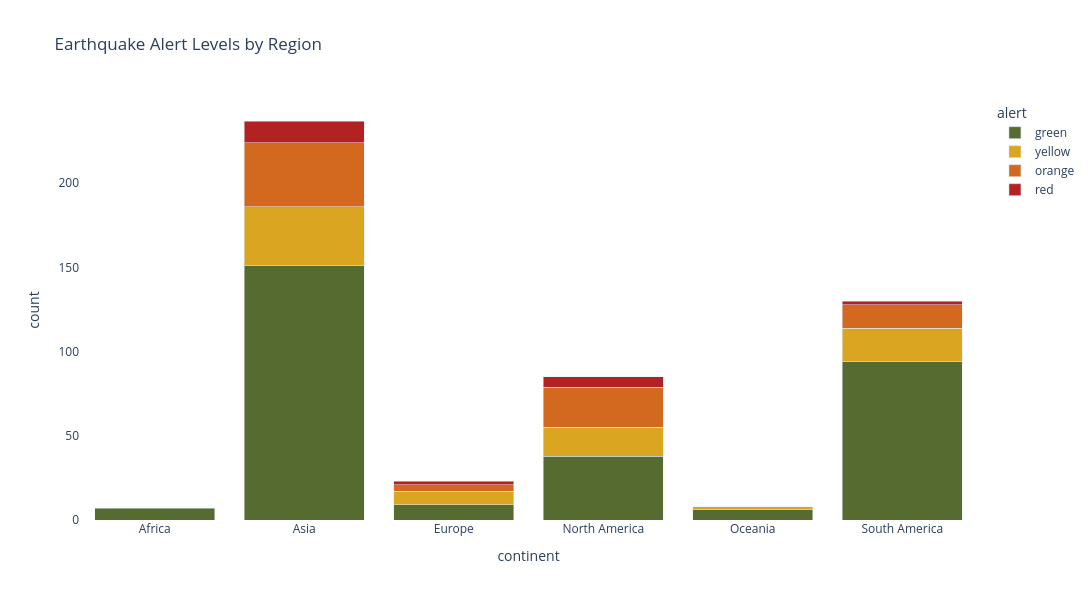

The code cell stored with this chart in its notebook:
### Markdown cell above
## Determine alert levels by region

### Code cell
import plotly.express as px
# observe occurances within each continent to determine appropriate chart.
merged_data['continent'].value_counts()

# Create pivot table
levels = merged_data.groupby(['continent', 'alert']).size().reset_index(name='count')
# Only use colors for columns that exist in data
fig = px.bar(levels,
             x='continent',
             y='count',
             color='alert',
             barmode='stack',
             color_discrete_map={
                 'green': 'darkolivegreen',
                 'yellow': 'goldenrod',
                 'orange': 'chocolate',
                 'red': 'firebrick'
             },
             # Organize the order each alert is displayed
             category_orders={'alert': ['green', 'yellow', 'orange', 'red']}, 
             title='Earthquake Alert Levels by Region')
# Adjust the plot size  
fig.update_layout(width=1200, height=600,
                  plot_bgcolor = 'white')        
fig.show()

### Figure 1 — Plotly figure (JSON) as saved in the notebook; plotly's stock layout.template omitted (floating-point values rounded to 4 significant figures)
{"data": [{"hovertemplate": "alert=green<br>continent=%{x}<br>count=%{y}<extra></extra>", "legendgroup": "green", "marker": {"color": "darkolivegreen", "pattern": {"shape": ""}}, "name": "green", "orientation": "v", "showlegend": true, "textposition": "auto", "type": "bar", "x": ["Africa", "Asia", "Europe", "North America", "Oceania", "South America"], "xaxis": "x", "y": [7, 151, 9, 38, 6, 94], "yaxis": "y"}, {"hovertemplate": "alert=yellow<br>continent=%{x}<br>count=%{y}<extra></extra>", "legendgroup": "yellow", "marker": {"color": "goldenrod", "pattern": {"shape": ""}}, "name": "yellow", "orientation": "v", "showlegend": true, "textposition": "auto", "type": "bar", "x": ["Asia", "Europe", "North America", "Oceania", "South America"], "xaxis": "x", "y": [35, 8, 17, 2, 20], "yaxis": "y"}, {"hovertemplate": "alert=orange<br>continent=%{x}<br>count=%{y}<extra></extra>", "legendgroup": "orange", "marker": {"color": "chocolate", "pattern": {"shape": ""}}, "name": "orange", "orientation": "v", "showlegend": true, "textposition": "auto", "type": "bar", "x": ["Asia", "Europe", "North America", "South America"], "xaxis": "x", "y": [38, 4, 24, 14], "yaxis": "y"}, {"hovertemplate": "alert=red<br>continent=%{x}<br>count=%{y}<extra></extra>", "legendgroup": "red", "marker": {"color": "firebrick", "pattern": {"shape": ""}}, "name": "red", "orientation": "v", "showlegend": true, "textposition": "auto", "type": "bar", "x": ["Asia", "Europe", "North America", "South America"], "xaxis": "x", "y": [13, 2, 6, 2], "yaxis": "y"}], "layout": {"barmode": "stack", "height": 600, "legend": {"title": {"text": "alert"}, "tracegroupgap": 0}, "plot_bgcolor": "white", "title": {"text": "Earthquake Alert Levels by Region"}, "width": 1200, "xaxis": {"anchor": "y", "domain": [0, 1], "title": {"text": "continent"}}, "yaxis": {"anchor": "x", "domain": [0, 1], "title": {"text": "count"}}}}
